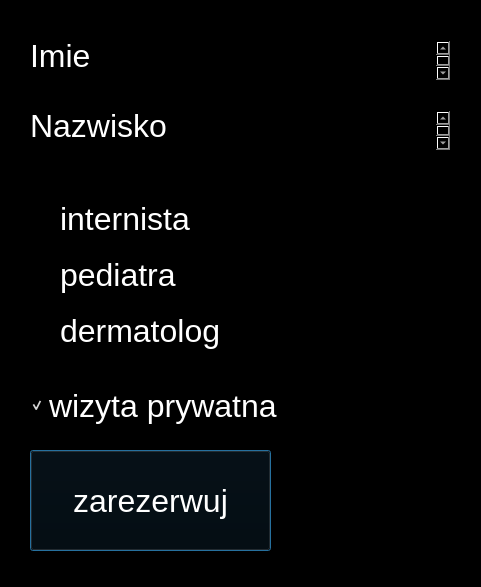
<?xml version="1.0" encoding="UTF-8"?>
<ui version="4.0">
 <class>Dialog</class>
 <widget class="QDialog" name="Dialog">
  <property name="geometry">
   <rect>
    <x>0</x>
    <y>0</y>
    <width>481</width>
    <height>587</height>
   </rect>
  </property>
  <property name="font">
   <font>
    <pointsize>24</pointsize>
   </font>
  </property>
  <property name="windowTitle">
   <string>Dialog</string>
  </property>
  <property name="styleSheet">
   <string notr="true">
background-color: rgb(0, 0, 0);
color: rgb(255, 255, 255);</string>
  </property>
  <widget class="QLabel" name="name">
   <property name="geometry">
    <rect>
     <x>30</x>
     <y>20</y>
     <width>241</width>
     <height>71</height>
    </rect>
   </property>
   <property name="text">
    <string>Imie</string>
   </property>
  </widget>
  <widget class="QLabel" name="surname">
   <property name="geometry">
    <rect>
     <x>30</x>
     <y>80</y>
     <width>231</width>
     <height>91</height>
    </rect>
   </property>
   <property name="text">
    <string>Nazwisko</string>
   </property>
  </widget>
  <widget class="QTextEdit" name="textname">
   <property name="geometry">
    <rect>
     <x>210</x>
     <y>40</y>
     <width>241</width>
     <height>41</height>
    </rect>
   </property>
  </widget>
  <widget class="QTextEdit" name="textsurname">
   <property name="geometry">
    <rect>
     <x>210</x>
     <y>110</y>
     <width>241</width>
     <height>41</height>
    </rect>
   </property>
  </widget>
  <widget class="QCheckBox" name="wizyta">
   <property name="geometry">
    <rect>
     <x>30</x>
     <y>380</y>
     <width>311</width>
     <height>51</height>
    </rect>
   </property>
   <property name="text">
    <string>wizyta prywatna</string>
   </property>
   <property name="checked">
    <bool>true</bool>
   </property>
  </widget>
  <widget class="QPushButton" name="pushButton">
   <property name="geometry">
    <rect>
     <x>30</x>
     <y>450</y>
     <width>241</width>
     <height>101</height>
    </rect>
   </property>
   <property name="text">
    <string>zarezerwuj</string>
   </property>
  </widget>
  <widget class="QLabel" name="resoult">
   <property name="geometry">
    <rect>
     <x>300</x>
     <y>210</y>
     <width>161</width>
     <height>361</height>
    </rect>
   </property>
   <property name="styleSheet">
    <string notr="true">color: rgb(255, 255, 255);</string>
   </property>
   <property name="text">
    <string></string>
   </property>
  </widget>
  <widget class="QWidget" name="">
   <property name="geometry">
    <rect>
     <x>40</x>
     <y>190</y>
     <width>229</width>
     <height>172</height>
    </rect>
   </property>
   <layout class="QVBoxLayout" name="verticalLayout">
    <item>
     <widget class="QRadioButton" name="internista">
      <property name="text">
       <string>internista</string>
      </property>
     </widget>
    </item>
    <item>
     <widget class="QRadioButton" name="pediatra">
      <property name="text">
       <string>pediatra</string>
      </property>
     </widget>
    </item>
    <item>
     <widget class="QRadioButton" name="dermatolog">
      <property name="text">
       <string>dermatolog</string>
      </property>
     </widget>
    </item>
   </layout>
  </widget>
 </widget>
 <resources/>
 <connections/>
</ui>
